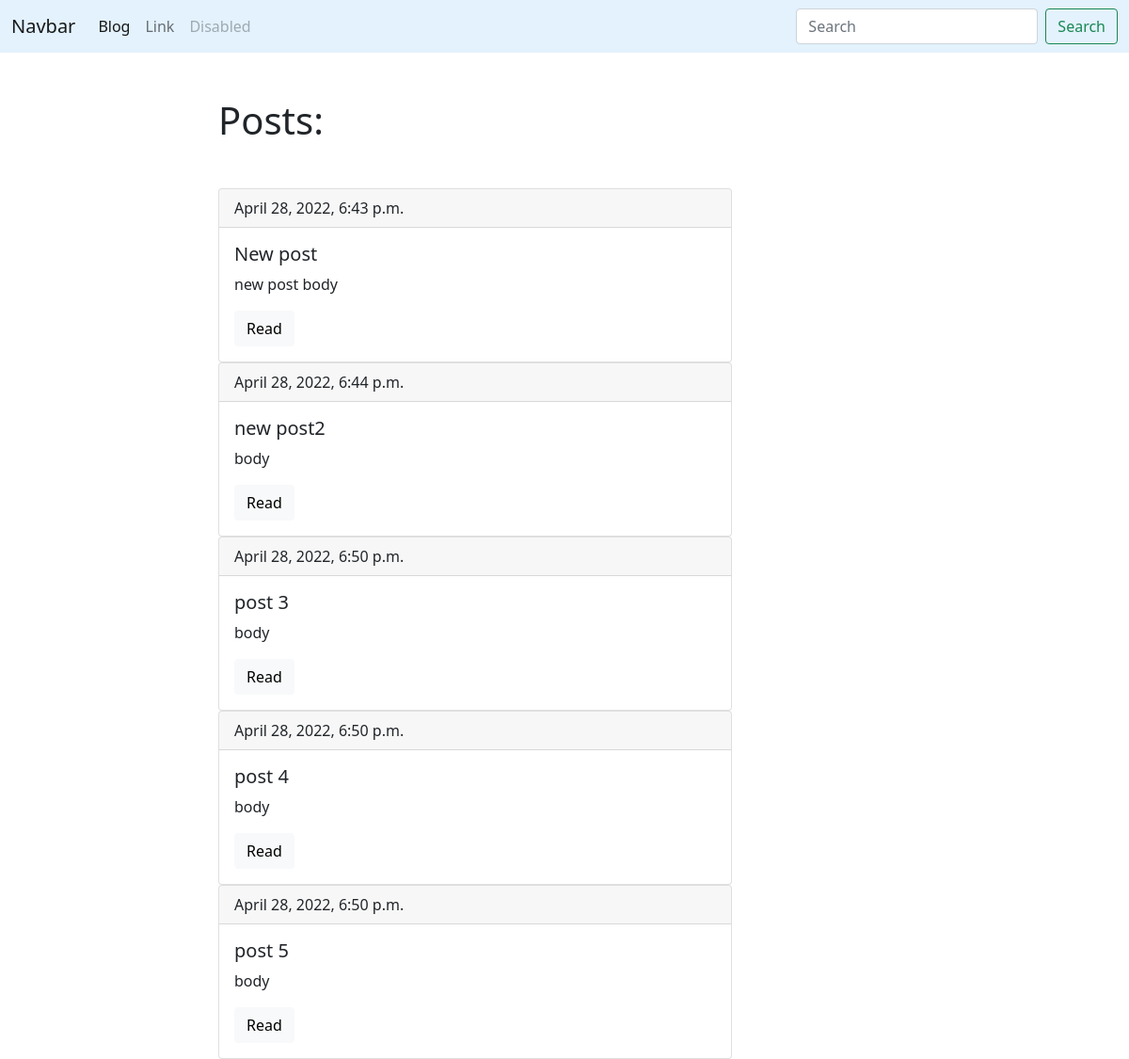
Screenshot of /blog/ with the database file from the repository.
### blog/models.py (models this page shows, shortened)
class Post(models.Model):
    title = models.CharField(max_length=150, db_index=True)
    slug = models.SlugField(max_length=150, unique=True)
    body = models.TextField(blank=True, db_index=True)
    tags = models.ManyToManyField('Tag', blank=True, related_name='posts')
    date_pub = models.DateTimeField(auto_now_add=True)
    def get_absolute_url(self):
        return reverse('post_detail_url', kwargs={'slug': self.slug})

### blog/views.py (the view)
# urls.py: path('', posts_list, name='posts_list_url'),
def posts_list(request):
    posts = Post.objects.all()
    return render(request, 'blog/index.html', context={'posts': posts})

### blog/templates/blog/index.html (shortened to what this page needs)
{% extends 'blog/base_blog.html' %}
{% block content %}
    <h1 class="mb-5">Posts:</h1>
    {% for post in posts %}
        <div class="card">
        <div class="card-header">
            {{ post.date_pub }}
        </div>
        <div class="card-body">
            <h5 class="card-title">{{ post.title }}</h5>
            <p class="card-text">{{ post.body|truncatewords:15 }}</p>
            <a href="{{ post.get_absolute_url }}" class="btn btn-light">Read</a>
        </div>
        </div>
    {% endfor %}
{% endblock %}

### rows the page displays
Post: date_pub "April 28, 2022, 6:43 p.m.", title "New post", body "new post body"
Post: date_pub "April 28, 2022, 6:44 p.m.", title "new post2", body "body"
Post: date_pub "April 28, 2022, 6:50 p.m.", title "post 3", body "body"
Post: date_pub "April 28, 2022, 6:50 p.m.", title "post 4", body "body"
Post: date_pub "April 28, 2022, 6:50 p.m.", title "post 5", body "body"
